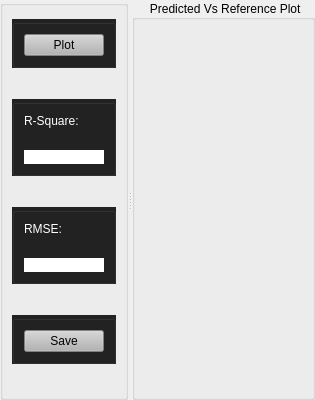
          <widget class="QSplitter" name="splitter_5">
           <property name="orientation">
            <enum>Qt::Horizontal</enum>
           </property>
           <widget class="QGroupBox" name="GB_PLSR_PltDetails_New">
            <property name="sizePolicy">
             <sizepolicy hsizetype="Maximum" vsizetype="Preferred">
              <horstretch>0</horstretch>
              <verstretch>0</verstretch>
             </sizepolicy>
            </property>
            <property name="title">
             <string/>
            </property>
            <layout class="QVBoxLayout" name="verticalLayout_51">
             <item>
              <layout class="QVBoxLayout" name="verticalLayout_44">
               <property name="sizeConstraint">
                <enum>QLayout::SetDefaultConstraint</enum>
               </property>
               <item>
                <spacer name="verticalSpacer_45">
                 <property name="orientation">
                  <enum>Qt::Vertical</enum>
                 </property>
                 <property name="sizeType">
                  <enum>QSizePolicy::Maximum</enum>
                 </property>
                 <property name="sizeHint" stdset="0">
                  <size>
                   <width>20</width>
                   <height>28</height>
                  </size>
                 </property>
                </spacer>
               </item>
               <item>
                <widget class="QGroupBox" name="groupBox_23">
                 <property name="styleSheet">
                  <string notr="true">background-color: rgb(34, 34, 34);
color: black;</string>
                 </property>
                 <property name="title">
                  <string/>
                 </property>
                 <layout class="QGridLayout" name="gridLayout_21">
                  <item row="0" column="0">
                   <widget class="QPushButton" name="PB_Plt_PredRef_NewD">
                    <property name="sizePolicy">
                     <sizepolicy hsizetype="Maximum" vsizetype="Fixed">
                      <horstretch>0</horstretch>
                      <verstretch>0</verstretch>
                     </sizepolicy>
                    </property>
                    <property name="styleSheet">
                     <string notr="true">background-color: rgb(180, 180, 180);</string>
                    </property>
                    <property name="text">
                     <string>Plot</string>
                    </property>
                   </widget>
                  </item>
                 </layout>
                </widget>
               </item>
               <item>
                <spacer name="verticalSpacer_46">
                 <property name="orientation">
                  <enum>Qt::Vertical</enum>
                 </property>
                 <property name="sizeType">
                  <enum>QSizePolicy::Maximum</enum>
                 </property>
                 <property name="sizeHint" stdset="0">
                  <size>
                   <width>20</width>
                   <height>48</height>
                  </size>
                 </property>
                </spacer>
               </item>
               <item>
                <widget class="QGroupBox" name="groupBox_21">
                 <property name="styleSheet">
                  <string notr="true">background-color: rgb(34, 34, 34);
color: black;</string>
                 </property>
                 <property name="title">
                  <string/>
                 </property>
                 <layout class="QGridLayout" name="gridLayout_18">
                  <item row="0" column="0">
                   <layout class="QVBoxLayout" name="verticalLayout_42">
                    <item>
                     <widget class="QLabel" name="label_11">
                      <property name="styleSheet">
                       <string notr="true">color:white;</string>
                      </property>
                      <property name="text">
                       <string>R-Square:</string>
                      </property>
                     </widget>
                    </item>
                    <item>
                     <spacer name="verticalSpacer_50">
                      <property name="orientation">
                       <enum>Qt::Vertical</enum>
                      </property>
                      <property name="sizeType">
                       <enum>QSizePolicy::Maximum</enum>
                      </property>
                      <property name="sizeHint" stdset="0">
                       <size>
                        <width>20</width>
                        <height>40</height>
                       </size>
                      </property>
                     </spacer>
                    </item>
                    <item>
                     <widget class="QLabel" name="LB_RSquarePredict">
                      <property name="styleSheet">
                       <string notr="true">background-color: rgb(255, 255, 255);
color: black;</string>
                      </property>
                      <property name="text">
                       <string/>
                      </property>
                     </widget>
                    </item>
                   </layout>
                  </item>
                 </layout>
                </widget>
               </item>
               <item>
                <spacer name="verticalSpacer_47">
                 <property name="orientation">
                  <enum>Qt::Vertical</enum>
                 </property>
                 <property name="sizeType">
                  <enum>QSizePolicy::Maximum</enum>
                 </property>
                 <property name="sizeHint" stdset="0">
                  <size>
                   <width>20</width>
                   <height>48</height>
                  </size>
                 </property>
                </spacer>
               </item>
               <item>
                <widget class="QGroupBox" name="groupBox_22">
                 <property name="styleSheet">
                  <string notr="true">background-color: rgb(34, 34, 34);
color: black;</string>
                 </property>
                 <property name="title">
                  <string/>
                 </property>
                 <layout class="QGridLayout" name="gridLayout_19">
                  <item row="0" column="0">
                   <layout class="QVBoxLayout" name="verticalLayout_43">
                    <item>
                     <widget class="QLabel" name="label_15">
                      <property name="styleSheet">
                       <string notr="true">color:white;</string>
                      </property>
                      <property name="text">
                       <string>RMSE:</string>
                      </property>
                     </widget>
                    </item>
                    <item>
                     <spacer name="verticalSpacer_51">
                      <property name="orientation">
                       <enum>Qt::Vertical</enum>
                      </property>
                      <property name="sizeType">
                       <enum>QSizePolicy::Maximum</enum>
                      </property>
                      <property name="sizeHint" stdset="0">
                       <size>
                        <width>20</width>
                        <height>40</height>
                       </size>
                      </property>
                     </spacer>
                    </item>
                    <item>
                     <widget class="QLabel" name="LB_RMSEPredict">
                      <property name="styleSheet">
                       <string notr="true">background-color: rgb(255, 255, 255);
color: black;</string>
                      </property>
                      <property name="text">
                       <string/>
                      </property>
                     </widget>
                    </item>
                   </layout>
                  </item>
                 </layout>
                </widget>
               </item>
               <item>
                <spacer name="verticalSpacer_48">
                 <property name="orientation">
                  <enum>Qt::Vertical</enum>
                 </property>
                 <property name="sizeType">
                  <enum>QSizePolicy::Maximum</enum>
                 </property>
                 <property name="sizeHint" stdset="0">
                  <size>
                   <width>20</width>
                   <height>48</height>
                  </size>
                 </property>
                </spacer>
               </item>
               <item>
                <widget class="QGroupBox" name="groupBox_24">
                 <property name="styleSheet">
                  <string notr="true">background-color: rgb(34, 34, 34);
color: black;</string>
                 </property>
                 <property name="title">
                  <string/>
                 </property>
                 <layout class="QGridLayout" name="gridLayout_17">
                  <item row="0" column="0">
                   <widget class="QPushButton" name="PB_Save_PredRef_NewD">
                    <property name="sizePolicy">
                     <sizepolicy hsizetype="Maximum" vsizetype="Fixed">
                      <horstretch>0</horstretch>
                      <verstretch>0</verstretch>
                     </sizepolicy>
                    </property>
                    <property name="styleSheet">
                     <string notr="true">background-color: rgb(180, 180, 180);</string>
                    </property>
                    <property name="text">
                     <string>Save</string>
                    </property>
                   </widget>
                  </item>
                 </layout>
                </widget>
               </item>
               <item>
                <spacer name="verticalSpacer_49">
                 <property name="orientation">
                  <enum>Qt::Vertical</enum>
                 </property>
                 <property name="sizeType">
                  <enum>QSizePolicy::Maximum</enum>
                 </property>
                 <property name="sizeHint" stdset="0">
                  <size>
                   <width>20</width>
                   <height>48</height>
                  </size>
                 </property>
                </spacer>
               </item>
              </layout>
             </item>
            </layout>
           </widget>
           <widget class="QGroupBox" name="groupBox_18">
            <property name="sizePolicy">
             <sizepolicy hsizetype="MinimumExpanding" vsizetype="Preferred">
              <horstretch>0</horstretch>
              <verstretch>0</verstretch>
             </sizepolicy>
            </property>
            <property name="title">
             <string> Predicted Vs Reference Plot</string>
            </property>
            <property name="alignment">
             <set>Qt::AlignCenter</set>
            </property>
            <layout class="QVBoxLayout" name="verticalLayout_52">
             <item>
              <widget class="QCustomPlot" name="Plt_PredRef_NewD" native="true">
               <property name="sizePolicy">
                <sizepolicy hsizetype="MinimumExpanding" vsizetype="Preferred">
                 <horstretch>0</horstretch>
                 <verstretch>0</verstretch>
                </sizepolicy>
               </property>
              </widget>
             </item>
            </layout>
           </widget>
          </widget>
